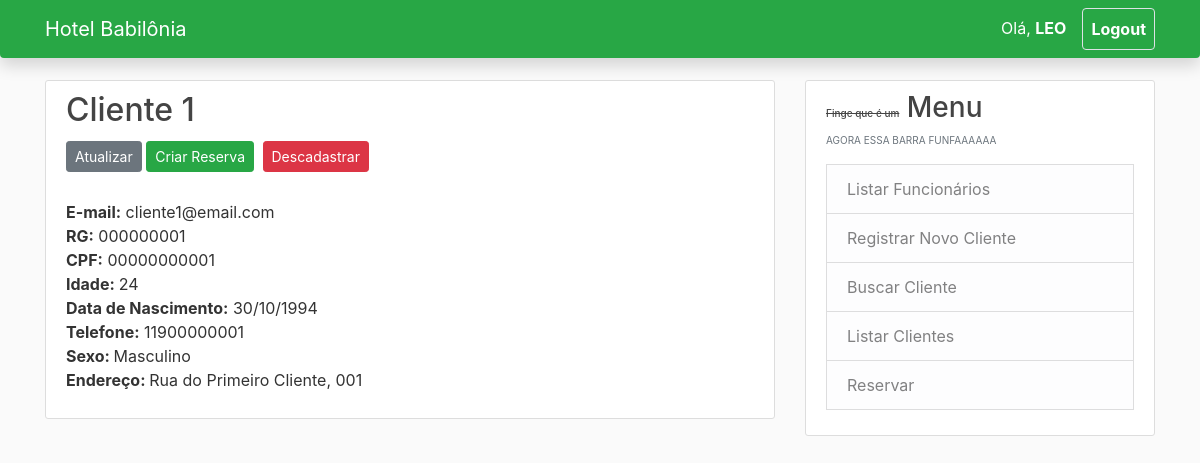
Screenshot of /client/1 (signed in) with the database file from the repository.
### babylon/models.py (models this page shows, shortened)
class Employee(db.Model):
	id = db.Column(db.Integer, primary_key=True)
	name = db.Column(db.String(20), nullable=False)
	email = db.Column(db.String(20), unique=True, nullable=False)
	cpf = db.Column(db.String(11), unique=True, nullable=False)
	role = db.Column(db.String(20), nullable=False)
	rg = db.Column(db.String(14), unique=True, nullable=False)
	birthdate = db.Column(db.Date, nullable=False)
	phone = db.Column(db.String(11), nullable=False)
	sex = db.Column(db.String(20), nullable=False)
	address = db.Column(db.String(120), nullable=False)
	username = db.relationship('User', backref='employee', lazy=True)
	booking = db.relationship('Booking', backref='employee', lazy=True)

class Client(db.Model):
	id = db.Column(db.Integer, primary_key=True)
	name = db.Column(db.String(20), nullable=False)
	email = db.Column(db.String(20), unique=True, nullable=False)
	cpf = db.Column(db.String(11), unique=True, nullable=False)
	rg = db.Column(db.String(14), unique=True, nullable=False)
	birthdate = db.Column(db.Date, nullable=False)
	phone = db.Column(db.String(11), unique=True, nullable=False)
	sex = db.Column(db.String(20), nullable=False, default='Não declarado')
	address = db.Column(db.String(120), nullable=False)
	booking = db.relationship('Booking', backref='client', lazy=True)

### babylon/routes.py (the view)
@app.route('/client/<int:client_id>')
@login_required
def client(client_id):
	client = Client.query.get_or_404(client_id)
	return render_template('Client.html', title=client.name, client=client, today=date.today())

### babylon/models.py (called while the page is built)
@login_manager.user_loader
def load_user(user_id):
	return User.query.get(int(user_id))

### babylon/templates/client.html (shortened to what this page needs)
{% extends "layout.html" %}
{% block content %}
        <article class="media content-section">
          <div class="media-body">
              <h2 class="arcticle-title">{{ client.name }}</h2>
              <div>
                <a href="{{ url_for('update_client', client_id=client.id) }}" class="btn btn-secondary btn-sm mb-1 mt-1">Atualizar</a>
                <a href="{{ url_for('register_booking') }}" class="btn btn-success btn-sm mb-1 mt-1">Criar Reserva</a>
                <button type="button" class="btn btn-danger btn-sm m-1" data-toggle="modal" data-target="#deleteModal" >Descadastrar</button>
              </div>
              <p class="article-content">
                <strong>E-mail:</strong> {{ client.email }}
                <strong>RG:</strong> {{ client.rg }}
                <strong>CPF:</strong> {{ client.cpf }}
                <strong>Idade: </strong> {{ today.year - client.birthdate.year }}
                <strong>Data de Nascimento:</strong> {{ client.birthdate.strftime("%d/%m/%Y")  }}
                <strong>Telefone:</strong> {{ client.phone }}
                <strong>Sexo: </strong>{% if client.sex == 'M' %}Masculino{% elif client.sex == 'F' %}Feminino{% else %}Não Declarado{% endif %}
                <strong>Endereço: </strong>{{ client.address }}
              </p>
          </div>
        </article>
{% endblock content %}

### babylon/templates/layout.html (shortened to what this page needs)
<!DOCTYPE html>
<html lang="en">
<head>
    <link rel="stylesheet" href="https://stackpath.bootstrapcdn.com/bootstrap/4.1.2/css/bootstrap.min.css">
    <link rel="stylesheet" type="text/css" href="{{ url_for('static', filename='main.css') }}" >
</head>
<body>
    <header class="site-header">
      <nav class="navbar navbar-expand-md navbar-dark bg-success fixed-top rounded-bottom shadow">
        <div class="container">
          <a class="navbar-brand mr-4" href="{{ url_for('home') }}">Hotel Babilônia</a>
            <div class="collapse navbar-collapse" id="navbarToggle">
              <div class="navbar-nav">
                {% if current_user.is_authenticated %}
                  <span class="nav-item nav-link" >Olá, <b>{{ current_user.employee.name.upper().split(' ')[0] }}</b></span>
                  <a class="nav-item nav-link border border rounded ml-2 px-2" href="{{ url_for('logout') }}"><strong>Logout</strong></a>
                {% else %}
                  <a class="nav-item nav-link" href="{{ url_for('login') }}">Login</a>
                {% endif %}
              </div>
            </div>
          </div>
      </nav>
    </header>
    <main role="main" class="container">
      <div class="row">
        <div class="col-md-8">
            {% block content %}{% endblock content %}
        </div>
        {% if current_user.is_authenticated %}
        <div class="col-md-4">
          <div class="content-section">
            <h3><strike style="font-size: 10px">Finge que é um</strike> Menu</h3>
            <p class='text-muted' style="font-size: 10px">AGORA ESSA BARRA FUNFAAAAAA
                {% if  current_user.is_authenticated and current_user.employee.role == 'Admin' %}
                <li class="list-group-item list-group-item-light">
                    <a style="text-decoration: none; color: #818182" href="{{ url_for('home') }}">
                      Listar Funcionários
                    </a>
                </li>
                {% endif %}
                <li class="list-group-item list-group-item-light">
                    <a style="text-decoration: none; color: #818182" href="{{ url_for('register_client') }}">
                      Registrar Novo Cliente
                    </a>
                </li>
                <li class="list-group-item list-group-item-light">
                    <a style="text-decoration: none; color: #818182" href="{{ url_for('search_client') }}">
                      Buscar Cliente
                    </a>
                </li>
                <li class="list-group-item list-group-item-light">
                    <a style="text-decoration: none; color: #818182" href="{{ url_for('list_clients') }}">
                      Listar Clientes
                    </a>
                </li>
                <li class="list-group-item list-group-item-light">
                    <a style="text-decoration: none; color: #818182" href="{{ url_for('register_booking') }}">
                      Reservar
                    </a>
                </li>
            </p>
          </div>
        </div>
      </div>
      {% endif %}
    </main>
</body>
</html>

### babylon/static/main.css (style rules this page uses)
body { background: #fafafa; color: #333333; margin-top: 5rem; }
h1, h2, h3, h4, h5, h6 { color: #444444; }
::placeholder { color: #333333; opacity: 1; }
.site-header .navbar-nav .nav-link { color: #ffffff; }
.content-section { background: #ffffff; padding: 10px 20px; border: 1px solid #dddddd; border-radius: 3px; margin-bottom: 20px; }
.article-content { white-space: pre-line; }

### rows the page displays
Employee: employee.name "LEO"
Client: name "Cliente 1", email "cliente1@email.com", rg "000000001", cpf "00000000001", today.year-client.birthdate.year "24", birthdate "30/10/1994", phone "11900000001", address "Rua do Primeiro Cliente, 001"
